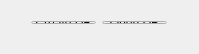
<?xml version="1.0" encoding="UTF-8"?>
<ui version="4.0">
 <class>Widget</class>
 <widget class="QWidget" name="Widget">
  <property name="geometry">
   <rect>
    <x>0</x>
    <y>0</y>
    <width>199</width>
    <height>54</height>
   </rect>
  </property>
  <property name="windowTitle">
   <string>DBviewer</string>
  </property>
  <widget class="QWidget" name="layoutWidget">
   <property name="geometry">
    <rect>
     <x>20</x>
     <y>10</y>
     <width>158</width>
     <height>25</height>
    </rect>
   </property>
   <layout class="QHBoxLayout" name="horizontalLayout">
    <item>
     <widget class="QPushButton" name="CreateDBbutt">
      <property name="text">
       <string>Create DB</string>
      </property>
     </widget>
    </item>
    <item>
     <widget class="QPushButton" name="OpenDBbutt">
      <property name="text">
       <string>Open DB</string>
      </property>
     </widget>
    </item>
   </layout>
  </widget>
 </widget>
 <layoutdefault spacing="6" margin="11"/>
 <resources/>
 <connections/>
</ui>
